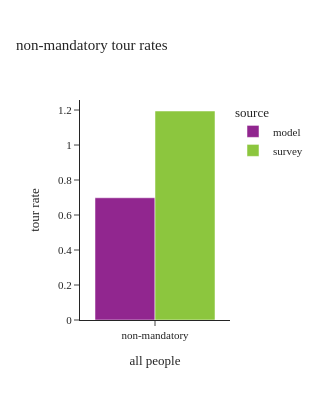

Here is the notebook cell this chart was saved with:
### Code cell
df_plot = calc_tour_rates(tour_data[tour_data['tour_cat_reassign']=="non_mandatory"])
df_plot['all people'] = "non-mandatory"

fig = px.bar(df_plot, x="all people", y="tour rate", color="source",barmode="group",
             title="non-mandatory tour rates")
fig.update_layout(height=400, width=300)
fig.show()

### Figure 1 — Plotly figure (JSON) as saved in the notebook; plotly's stock layout.template omitted (floating-point values rounded to 4 significant figures)
{"data": [{"alignmentgroup": "True", "hovertemplate": "source=model<br>all people=%{x}<br>tour rate=%{y}<extra></extra>", "legendgroup": "model", "marker": {"color": "#91268F", "pattern": {"shape": ""}}, "name": "model", "offsetgroup": "model", "orientation": "v", "showlegend": true, "textposition": "auto", "type": "bar", "x": ["non-mandatory"], "xaxis": "x", "y": [0.6985], "yaxis": "y"}, {"alignmentgroup": "True", "hovertemplate": "source=survey<br>all people=%{x}<br>tour rate=%{y}<extra></extra>", "legendgroup": "survey", "marker": {"color": "#8CC63E", "pattern": {"shape": ""}}, "name": "survey", "offsetgroup": "survey", "orientation": "v", "showlegend": true, "textposition": "auto", "type": "bar", "x": ["non-mandatory"], "xaxis": "x", "y": [1.194], "yaxis": "y"}], "layout": {"barmode": "group", "height": 400, "legend": {"title": {"text": "source"}, "tracegroupgap": 0}, "title": {"text": "non-mandatory tour rates"}, "width": 300, "xaxis": {"anchor": "y", "domain": [0.0, 1.0], "title": {"text": "all people"}}, "yaxis": {"anchor": "x", "domain": [0.0, 1.0], "title": {"text": "tour rate"}}}}
